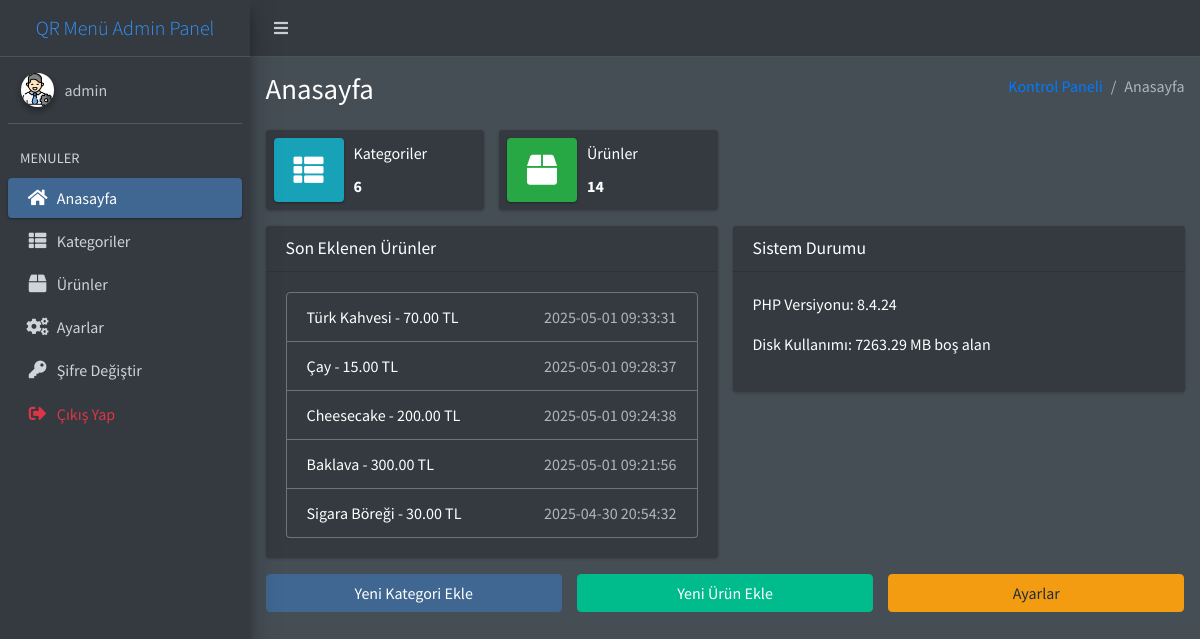
The page /adminpanel/ (signed in) on the database its author committed.
### tables this page shows
CREATE TABLE `products` (
  `id` int(11) NOT NULL,
  `name` varchar(255) NOT NULL,
  `description` text DEFAULT NULL,
  `price` decimal(10,2) NOT NULL,
  `category_id` int(11) DEFAULT NULL,
  `created_at` timestamp NOT NULL DEFAULT current_timestamp(),
  `updated_at` timestamp NOT NULL DEFAULT current_timestamp() ON UPDATE current_timestamp()
);

### adminPanel/index.php (the view, shortened to what this page needs)
<?php
include 'inc/main.php';
$totalCategories = $db->query("SELECT COUNT(*) FROM categories")->fetchColumn();
$totalProducts = $db->query("SELECT COUNT(*) FROM products")->fetchColumn();
$recentProducts = $db->query("SELECT name, price, created_at FROM products ORDER BY created_at DESC LIMIT 5")->fetchAll(PDO::FETCH_ASSOC);
$phpVersion = phpversion();
$diskUsage = round(disk_free_space("/") / 1024 / 1024, 2) . " MB boş alan";
?>
<body class="hold-transition dark-mode sidebar-mini layout-fixed layout-navbar-fixed layout-footer-fixed">
    <div class="wrapper">
        <div class="content-wrapper">
            <div class="content-header">
                <div class="container-fluid">
                    <div class="row mb-2">
                        <div class="col-sm-6">
                            <h1 class="m-0">Anasayfa</h1>
                        </div>
                        <div class="col-sm-6">
                            <ol class="breadcrumb float-sm-right">
                                <li class="breadcrumb-item"><a href="#">Kontrol Paneli</a></li>
                                <li class="breadcrumb-item active">Anasayfa</li>
                            </ol>
                        </div>
                    </div>
                </div>
            </div>
            <section class="content">
                <div class="container-fluid">
                    <div class="row">
                        <div class="col-12 col-sm-6 col-md-3">
                            <div class="info-box">
                                <span class="info-box-icon bg-info elevation-1"><i class="fas fa-th-list"></i></span>
                                <div class="info-box-content">
                                    <span class="info-box-text">Kategoriler</span>
                                    <span class="info-box-number"><?= $totalCategories ?></span>
                                </div>
                            </div>
                        </div>
                        <div class="col-12 col-sm-6 col-md-3">
                            <div class="info-box">
                                <span class="info-box-icon bg-success elevation-1"><i class="fas fa-box"></i></span>
                                <div class="info-box-content">
                                    <span class="info-box-text">Ürünler</span>
                                    <span class="info-box-number"><?= $totalProducts ?></span>
                                </div>
                            </div>
                        </div>
                    </div>
                    <div class="row">
                        <div class="col-md-6">
                            <div class="card">
                                <div class="card-header">
                                    <h3 class="card-title">Son Eklenen Ürünler</h3>
                                </div>
                                <div class="card-body">
                                    <ul class="list-group">
                                        <?php foreach ($recentProducts as $product): ?>
                                            <li class="list-group-item">
                                                <?= htmlspecialchars($product['name']) ?> - <?= htmlspecialchars($product['price']) ?> TL
                                                <span class="float-right text-muted"><?= htmlspecialchars($product['created_at']) ?></span>
                                            </li>
                                        <?php endforeach; ?>
                                    </ul>
                                </div>
                            </div>
                        </div>
                        <div class="col-md-6">
                            <div class="card">
                                <div class="card-header">
                                    <h3 class="card-title">Sistem Durumu</h3>
                                </div>
                                <div class="card-body">
                                    <p>PHP Versiyonu: <?= $phpVersion ?></p>
                                    <p>Disk Kullanımı: <?= $diskUsage ?></p>
                                </div>
                            </div>
                        </div>
                    </div>
                    <div class="row">
                        <div class="col-lg-4 col-md-6">
                            <a href="/adminpanel/kategoriler" class="btn btn-primary btn-block">Yeni Kategori Ekle</a>
                        </div>
                        <div class="col-lg-4 col-md-6">
                            <a href="/adminpanel/urunler" class="btn btn-success btn-block">Yeni Ürün Ekle</a>
                        </div>
                        <div class="col-lg-4 col-md-6">
                            <a href="/adminpanel/ayarlar" class="btn btn-warning btn-block">Ayarlar</a>
                        </div>
                    </div>
                </div>
            </section>
        </div>
    </div>
</body>
</html>

### adminPanel/inc/main.php (shortened to what this page needs)
<?php
require_once '../inc/db.php';
$stmt = $db->prepare("SELECT username FROM admins WHERE id = :id");
$stmt->bindParam(':id', $_SESSION['user_id']);
$stmt->execute();
$user = $stmt->fetch(PDO::FETCH_ASSOC);
$username = $user['username'] ?? '';
?>
<!DOCTYPE html>
<html lang="tr">
<head>
    <link rel="stylesheet" href="plugins/fontawesome-free/css/all.min.css">
    <link rel="stylesheet" href="plugins/overlayScrollbars/css/OverlayScrollbars.min.css">
    <link rel="stylesheet" href="dist/css/adminlte.min.css?v=3.2.0">
</head>
<body class="hold-transition dark-mode sidebar-mini layout-fixed layout-navbar-fixed layout-footer-fixed">
    <div class="wrapper">
        <nav class="main-header navbar navbar-expand navbar-dark">
            <ul class="navbar-nav">
                <li class="nav-item">
                    <a class="nav-link" data-widget="pushmenu" href="#" role="button"><i class="fas fa-bars"></i></a>
                </li>
            </ul>
        </nav>
        <aside class="main-sidebar sidebar-dark-primary elevation-4">
            <a class="brand-link">
                <span class="brand-text font-weight-light text-center d-block">QR Menü Admin Panel</span>
            </a>
            <div class="sidebar">
                <div class="user-panel mt-3 pb-3 mb-3 d-flex">
                    <div class="image">
                        <img src="/assets/img/profile.png" class="img-circle elevation-2" alt="User Image">
                    </div>
                    <div class="info">
                        <a class="d-block"><?php echo htmlspecialchars($username); ?></a>
                    </div>
                </div>
                <nav class="mt-2">
                    <?php
                    $current_page = strtolower($_SERVER['REQUEST_URI']);
                    function isActiveMenu($page) {
                        global $current_page;
                        return rtrim($current_page, '/') === rtrim(strtolower($page), '/') ? 'active' : '';
                    }
                    ?>
                    <ul class="nav nav-pills nav-sidebar flex-column" data-widget="treeview" role="menu" data-accordion="false">
                        <li class="nav-header">MENULER</li>
                        <li class="nav-item">
                            <a href="/adminpanel/" class="nav-link <?= isActiveMenu('/adminpanel/') ?>">
                                <i class="nav-icon fas fa-home"></i>
                                <p>
                                    Anasayfa
                                </p>
                            </a>
                        </li>
                        <li class="nav-item">
                            <a href="/adminpanel/kategoriler" class="nav-link <?= isActiveMenu('/adminpanel/kategoriler') ?>">
                                <i class="nav-icon fas fa-th-list"></i>
                                <p>
                                    Kategoriler
                                </p>
                            </a>
                        </li>
                        <li class="nav-item">
                            <a href="/adminpanel/urunler" class="nav-link <?= isActiveMenu('/adminpanel/urunler') ?>">
                                <i class="nav-icon fas fa-box"></i>
                                <p>
                                    Ürünler
                                </p>
                            </a>
                        </li>
                        <li class="nav-item">
                            <a href="/adminpanel/ayarlar" class="nav-link <?= isActiveMenu('/adminpanel/settings') ?>">
                                <i class="nav-icon fas fa-cogs"></i>
                                <p>
                                    Ayarlar
                                </p>
                            </a>
                        </li>
                        <li class="nav-item">
                            <a href="/adminpanel/sifreDegistir" class="nav-link <?= isActiveMenu('/adminpanel/sifreDegistir') ?>">
                                <i class="nav-icon fas fa-key"></i>
                                <p>
                                    Şifre Değiştir
                                </p>
                            </a>
                        </li>
                        <li class="nav-item">
                            <a href="/adminpanel/logout" class="nav-link text-danger <?= isActiveMenu('/adminpanel/logout') ?>">
                                <i class="nav-icon fas fa-sign-out-alt"></i>
                                <p>
                                    Çıkış Yap
                                </p>
                            </a>
                        </li>
                    </ul>
                </nav>
            </div>
        </aside>
</body>
</html>

### rows shown on the page
products: name "Türk Kahvesi", price "70.00", created_at "2025-05-01 09:33:31"
products: name "Çay", price "15.00", created_at "2025-05-01 09:28:37"
products: name "Cheesecake", price "200.00", created_at "2025-05-01 09:24:38"
products: name "Baklava", price "300.00", created_at "2025-05-01 09:21:56"
products: name "Sigara Böreği", price "30.00", created_at "2025-04-30 20:54:32"

### other values the page prints
$username "admin"
$totalCategories "6"
$totalProducts "14"
$phpVersion "8.4.24"
$diskUsage "7263.29 MB boş alan"
